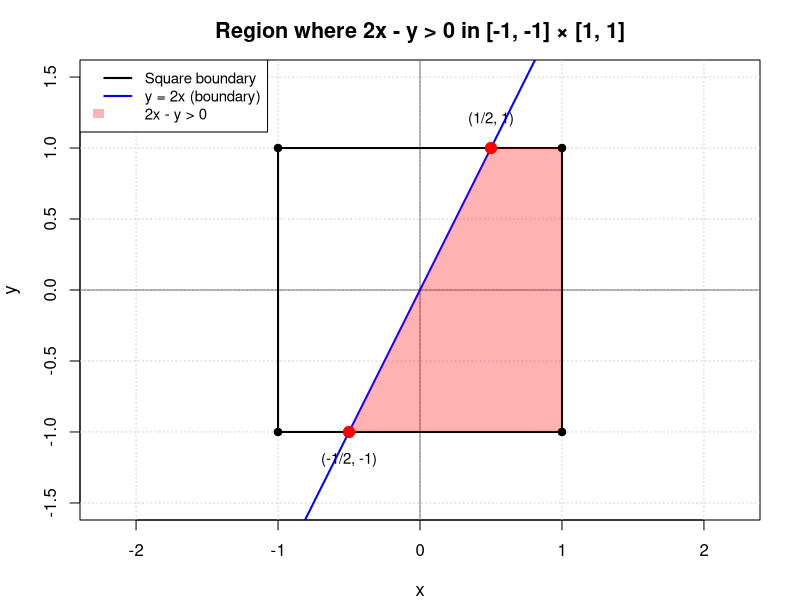

Recreate this plot in R.
## ---- chunk 1
# Set up the plot
par(mar=c(4, 4, 3, 2))
plot(NULL, xlim=c(-1.3, 1.3), ylim=c(-1.5, 1.5),
     xlab="x", ylab="y",
     main="Region where 2x - y > 0 in [-1, -1] × [1, 1]",
     asp=1, cex.main=1.3, cex.lab=1.1)

# Add grid
grid(col="gray80")
abline(h=0, v=0, col="black", lwd=0.5)

# Draw the square [-1, 1] x [-1, 1]
square_x <- c(-1, 1, 1, -1, -1)
square_y <- c(-1, -1, 1, 1, -1)
lines(square_x, square_y, lwd=2, col="black")

# Draw the line y = 2x
x_line <- seq(-1, 1, length.out=100)
y_line <- 2 * x_line
lines(x_line, y_line, lwd=2, col="blue")

# Shade the region where 2x - y > 0 (i.e., y < 2x) within the square
region_x <- c(-1, 1, 1, 0.5, -0.5, -1)
region_y <- c(-1, -1, 1, 1, -1, -1)
polygon(region_x, region_y, col=rgb(1, 0, 0, 0.3), border=NA)

# Mark the intersection points
points(-0.5, -1, pch=19, col="red", cex=1.5)
points(0.5, 1, pch=19, col="red", cex=1.5)
text(-0.5, -1.2, "(-1/2, -1)", cex=0.9)
text(0.5, 1.2, "(1/2, 1)", cex=0.9)

# Mark the corners of the square
points(c(-1, 1, 1, -1), c(-1, -1, 1, 1), pch=19, col="black", cex=1)

# Add legend
legend("topleft",
       legend=c("Square boundary", "y = 2x (boundary)", "2x - y > 0"),
       lty=c(1, 1, NA),
       lwd=c(2, 2, NA),
       col=c("black", "blue", NA),
       fill=c(NA, NA, rgb(1, 0, 0, 0.3)),
       border=c(NA, NA, NA),
       cex=0.9)
